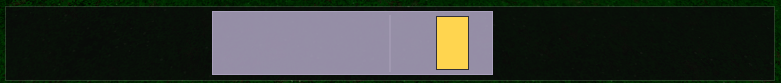

Write the Python code that produced this figure.
"""Watch the saved fish_box while you cast and report what detection actually sees.

Run it, alt-tab to Roblox, cast, and let it watch for 20 seconds. It prints one line
per frame and saves two images:

    fishprobe.png       exactly the pixels the bot feeds to find_grey/find_gold
    fishprobe_full.png  the whole screen, for comparison

Between them those settle "wrong box" against "wrong colours" without guessing. The
probe deliberately re-tests every suspicion at once, including channel order: mss hands
back BGRA, while fishing.py's constants were measured off RGB video, and find_gold()
indexes channels by position where find_grey() only uses per-pixel min/max (which is
order-agnostic, and therefore immune). If the swapped column finds gold and the plain
one never does, that is the whole bug.

    python fishprobe.py
"""

import json
import os
import sys
import time

import mss
import numpy as np
import win32api
from PIL import Image

sys.path.insert(0, os.path.dirname(os.path.abspath(__file__)))
import fishing

HERE = os.path.dirname(os.path.abspath(__file__))
SECONDS = 20.0
FPS = 10.0


def load_fish_box():
    with open(os.path.join(HERE, "config.json")) as f:
        store = json.load(f)
    name = store.get("active") or "default"
    prof = store["profiles"][name]
    box = prof.get("fish_box")
    if not box:
        sys.exit(f"profile {name!r} has no fish_box -- calibrate the reel bar first")
    return name, box


def primary_rect():
    """The primary monitor as an absolute rect.

    NOT sct.monitors[1] -- that is whichever display Windows enumerates first, which on
    a two-monitor setup is routinely the side screen (here it sits at left=-1920 with
    is_primary False). Config coordinates are absolute virtual-desktop coordinates, so
    cropping the wrong monitor's buffer by them photographs the wrong screen entirely.
    SM_CXSCREEN/SM_CYSCREEN are the primary, matching how ui.py captures.
    """
    return {"left": 0, "top": 0,
            "width": win32api.GetSystemMetrics(0),
            "height": win32api.GetSystemMetrics(1)}


def swap_rb(img):
    """BGRA -> RGBA (or back). Only the first three channels matter downstream."""
    out = img.copy()
    out[:, :, 0], out[:, :, 2] = img[:, :, 2], img[:, :, 0]
    return out


def band_report(img):
    """find_grey over several row bands -- tests the 25-85% band suspicion directly.

    If the box is only found on some bands, the band is wrong. If it's found on none,
    the band is innocent and the problem is the box or the colours.
    """
    h = img.shape[0]
    out = []
    for name, lo, hi in (("25-85", 0.25, 0.85), ("full", 0.0, 1.0),
                         ("10-90", 0.10, 0.90), ("40-60", 0.40, 0.60)):
        crop = img[int(h * lo):max(int(h * hi), int(h * lo) + 1)]
        got = fishing.find_grey(crop)
        out.append(f"{name}:{'%.0f' % got[0] if got else '--'}")
    return " ".join(out)


def col_stats(img):
    """Where the grey-ish and gold-ish columns actually are, ignoring the thresholds.

    Reported as absolute screen x so it can be compared straight against the box.
    """
    c = fishing._profile(img)
    lo, hi = c.min(axis=1), c.max(axis=1)
    grey = (lo > fishing.GREY_MIN) & (hi < fishing.GREY_MAX) & \
           ((hi - lo) < fishing.GREY_MAX_SAT)
    idx = np.flatnonzero(grey)
    span = f"{idx.min()}-{idx.max()}" if idx.size else "none"
    return (f"grey_cols {idx.size:4d} [{span}]  "
            f"lo {lo.min():3.0f}/{lo.max():3.0f}  "
            f"hi {hi.min():3.0f}/{hi.max():3.0f}  "
            f"sat {(hi - lo).max():3.0f}")


def main():
    name, box = load_fish_box()
    print(f"profile {name!r}   fish_box {box['width']}x{box['height']} "
          f"@{box['left']},{box['top']}")

    scr = primary_rect()
    print(f"primary monitor  {scr['width']}x{scr['height']} @0,0")
    if not (0 <= box["left"] and 0 <= box["top"]
            and box["left"] + box["width"] <= scr["width"]
            and box["top"] + box["height"] <= scr["height"]):
        print(">>> WARNING: fish_box falls outside the primary monitor. Roblox must be")
        print("    on the primary display -- the bot's mouse control is primary-only.")
    print(f"grey thresholds  {fishing.GREY_MIN}..{fishing.GREY_MAX} "
          f"sat<{fishing.GREY_MAX_SAT} minwidth {fishing.GREY_MIN_WIDTH}")
    print(f"gold thresholds  R>{fishing.GOLD_MIN_R} G>{fishing.GOLD_MIN_G} "
          f"B<{fishing.GOLD_MAX_B} R-B>{fishing.GOLD_MIN_RB}")
    for n in (3, 2, 1):
        print(f"  starting in {n}... (alt-tab to Roblox and cast)", flush=True)
        time.sleep(1.0)
    print(f"\nwatching for {SECONDS:.0f}s\n")
    print(f"{'t':>5}  {'grey':>12}  {'gold':>6}  {'gold_old':>8}  {'reel_bar (full screen)':>26}")
    print("-" * 96)

    best = None          # (score, box_img, full_img) -- prefer a frame with a reel bar
    stats = {"frames": 0, "grey": 0, "gold": 0, "gold_sw": 0, "bar": 0}
    bar_seen = []
    t0 = time.perf_counter()
    with mss.mss() as sct:
        screen = primary_rect()
        # Grab the box by absolute coordinates, the way the engine does, rather than
        # cropping a full-screen grab: same pixels, same code path, nothing to get
        # subtly wrong about monitor origins.
        rect = {k: int(box[k]) for k in ("left", "top", "width", "height")}
        while time.perf_counter() - t0 < SECONDS:
            frame_start = time.perf_counter()
            crop = np.asarray(sct.grab(rect))
            full = np.asarray(sct.grab(screen))
            t = time.perf_counter() - t0

            grey = fishing.find_grey(crop)
            gold = fishing.find_gold(crop)                  # fixed path (BGRA-aware)
            gold_sw = fishing.find_gold(crop, bgr=False)    # the old, broken reading
            bar = fishing.find_reel_bar(full)

            stats["frames"] += 1
            stats["grey"] += grey is not None
            stats["gold"] += gold is not None
            stats["gold_sw"] += gold_sw is not None
            stats["bar"] += bar is not None
            if bar:
                bar_seen.append((bar["left"], bar["top"], bar["width"], bar["height"]))

            g = f"{grey[0]:6.1f}w{grey[1]:<4.0f}" if grey else "        --  "
            y = f"{gold:6.1f}" if gold is not None else "    --"
            ys = f"{gold_sw:8.1f}" if gold_sw is not None else "      --"
            b = (f"{bar['width']}x{bar['height']} @{bar['left']},{bar['top']}"
                 if bar else "--")
            print(f"{t:5.1f}  {g}  {y}  {ys}  {b:>26}", flush=True)

            score = (bar is not None) * 4 + (grey is not None) * 2 + (gold_sw is not None)
            if best is None or score > best[0]:
                best = (score, crop.copy(), full.copy())

            time.sleep(max(0.0, 1.0 / FPS - (time.perf_counter() - frame_start)))

    # --- images -------------------------------------------------------------
    _, crop, full = best
    Image.fromarray(swap_rb(crop)[:, :, :3]).save(os.path.join(HERE, "fishprobe.png"))
    Image.fromarray(swap_rb(full)[:, :, :3]).save(os.path.join(HERE, "fishprobe_full.png"))

    # --- verdict ------------------------------------------------------------
    n = max(stats["frames"], 1)
    print("\n" + "=" * 96)
    print(f"frames {stats['frames']}   grey {stats['grey']}   gold {stats['gold']}   "
          f"gold(old RGB reading) {stats['gold_sw']}   reel_bar {stats['bar']}")
    print(f"last frame  {col_stats(crop)}")
    print(f"find_grey by band  {band_report(crop)}")

    if bar_seen:
        ls = sorted(set(bar_seen))
        print(f"reel_bar located at {ls[0][2]}x{ls[0][3]} @{ls[0][0]},{ls[0][1]}"
              + (f"  (+{len(ls) - 1} other reading(s))" if len(ls) > 1 else ""))
        bl, bt, bw, bh = ls[0]
        print(f"saved fish_box      {box['width']}x{box['height']} "
              f"@{box['left']},{box['top']}")
        dx, dy = box["left"] - bl, box["top"] - bt
        if abs(dx) > 12 or abs(dy) > 12:
            print(f">>> BOX IS OFF by dx={dx} dy={dy} -- recalibrate; the crop is "
                  f"missing part of the bar")
        else:
            print(f"    box agrees with the bar (dx={dx} dy={dy}) -- the box is fine")

    print()
    if stats["gold"] and not stats["gold_sw"]:
        print(">>> CHANNEL-ORDER FIX CONFIRMED LIVE. Gold is found on the BGRA-aware")
        print("    path and never on the old RGB reading -- exactly the bug, now fixed.")
    elif not stats["grey"] and not stats["gold"] and not stats["bar"]:
        print(">>> NOTHING FOUND ANYWHERE, not even by find_reel_bar on the full screen.")
        print("    The minigame probably wasn't on screen. Check fishprobe_full.png:")
        print("    if the reel bar IS in it, this is a colour problem, not a box problem.")
    elif stats["grey"] and stats["gold"]:
        print(">>> Both found. Detection works on these frames -- the fault is upstream")
        print("    in the engine (feature/running gating), not in fishing.py.")
    else:
        print(">>> Mixed result. Compare fishprobe.png against fishprobe_full.png:")
        print("    if the bar is cut off or absent in fishprobe.png, the box is wrong.")
    print("\nsaved fishprobe.png and fishprobe_full.png")


if __name__ == "__main__":
    main()
